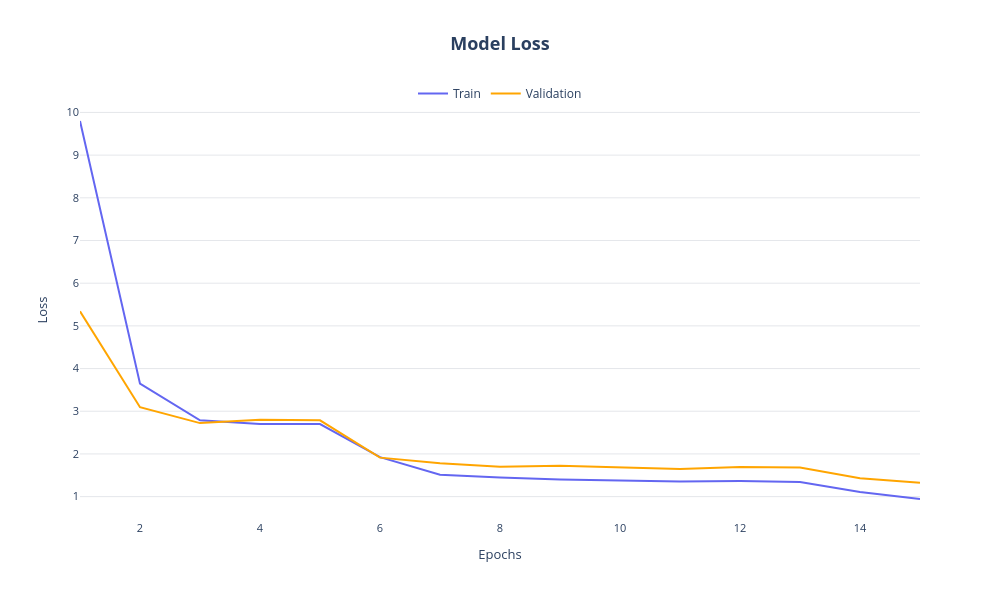

The code cell stored with this chart in its notebook:
### Code cell
plot_model_results(historyB4, 'loss')

### Figure 1 — Plotly figure (JSON) as saved in the notebook; plotly's stock layout.template omitted (floating-point values rounded to 4 significant figures)
{"data": [{"hovertemplate": "Train Loss: <b>%{y:.4f}</b><extra></extra>", "line": {"color": "#6366f1", "width": 2}, "mode": "lines", "name": "Train", "type": "scatter", "x": [1, 2, 3, 4, 5, 6, 7, 8, 9, 10, 11, 12, 13, 14, 15], "y": [9.8, 3.646, 2.789, 2.699, 2.701, 1.925, 1.511, 1.446, 1.403, 1.375, 1.355, 1.364, 1.345, 1.106, 0.944]}, {"hovertemplate": "Validation Loss: <b>%{y:.4f}</b><extra></extra>", "line": {"color": "#ffa500", "width": 2}, "mode": "lines", "name": "Validation", "type": "scatter", "x": [1, 2, 3, 4, 5, 6, 7, 8, 9, 10, 11, 12, 13, 14, 15], "y": [5.341, 3.095, 2.722, 2.799, 2.788, 1.913, 1.784, 1.7, 1.725, 1.685, 1.65, 1.696, 1.684, 1.43, 1.324]}], "layout": {"font": {"size": 11}, "height": 600, "hovermode": "x unified", "legend": {"font": {"size": 12}, "orientation": "h", "x": 0.5, "xanchor": "center", "y": 1.05}, "paper_bgcolor": "white", "plot_bgcolor": "white", "title": {"font": {"size": 18}, "text": "<b>Model Loss</b>", "x": 0.5, "xanchor": "center"}, "width": 1000, "xaxis": {"showgrid": false, "tickfont": {"size": 11}, "title": {"text": "Epochs"}}, "yaxis": {"gridcolor": "#e5e7eb", "gridwidth": 1, "showgrid": true, "title": {"text": "Loss"}}}}
